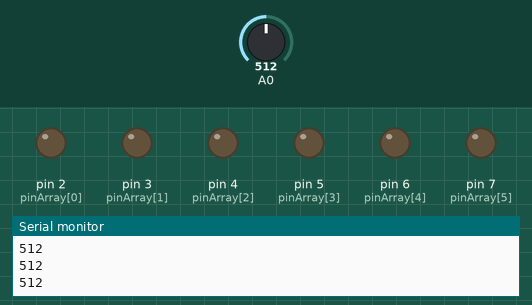
The sketch below on a simulated Arduino Uno, built with avr-gcc and run on an emulated ATmega328P. Shown: output pins drawn as LEDs (lit = HIGH), the last lines printed to the serial monitor. The test bench sets the inputs (shaded band); at power-on: A0 = 512.

Above: at 1.2 s.
1.3 s: A0 set to 524
At 2.2 s:
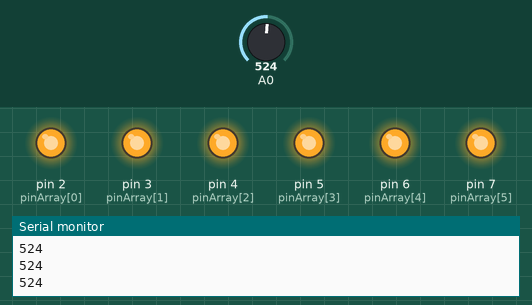
2.8 s: A0 set to 511
At 4.1 s:
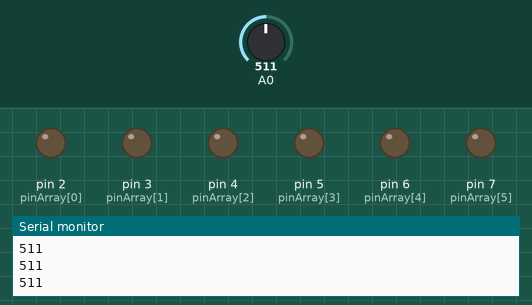
Timing chart, 0 to 5.8 s (numbered marks = the images above; inputs shaded):
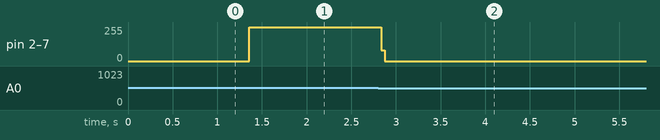

Measured:
- the behaviour switches between 512 and 513 on A0 (found by bisection; images 0 and 1)
- after the input at 1.3 s, pin 2 (pinArray[0]), pin 3 (pinArray[1]), pin 4 (pinArray[2]), pin 5 (pinArray[3]), pin 6 (pinArray[4]), pin 7 (pinArray[5]): 0/255 → 254/255 after 0.06 s
- after the input at 2.8 s, pin 2 (pinArray[0]), pin 3 (pinArray[1]), pin 4 (pinArray[2]), pin 5 (pinArray[3]), pin 6 (pinArray[4]), pin 7 (pinArray[5]): 254/255 → 0/255 at once

The sketch:

analogReadAndMapToDigital.ino
```cpp
int pinArray[6] = {2,3,4,5,6,7};
int minSensor = 1023;
int maxSensor = 0;
void setup(){
  Serial.begin(9600);
  for(int i = 0; i < 6; i++){
    pinMode(pinArray[i], OUTPUT);
  }
}

void loop(){
  int sensor = analogRead(A0);
  Serial.println(sensor);

  if(sensor < minSensor){
    minSensor = sensor;
  }

  if(sensor > maxSensor){
     maxSensor = sensor;
  }
  int mapped = map(sensor, minSensor, maxSensor, 0, 6);

  clearHigh();

  for(int i = 0; i < mapped; i++){
    digitalWrite(pinArray[i], HIGH);
  }
}

void clearHigh(){
  for(int i = 0; i < 6; i++){
    digitalWrite(pinArray[i], LOW);
  }
}
```
